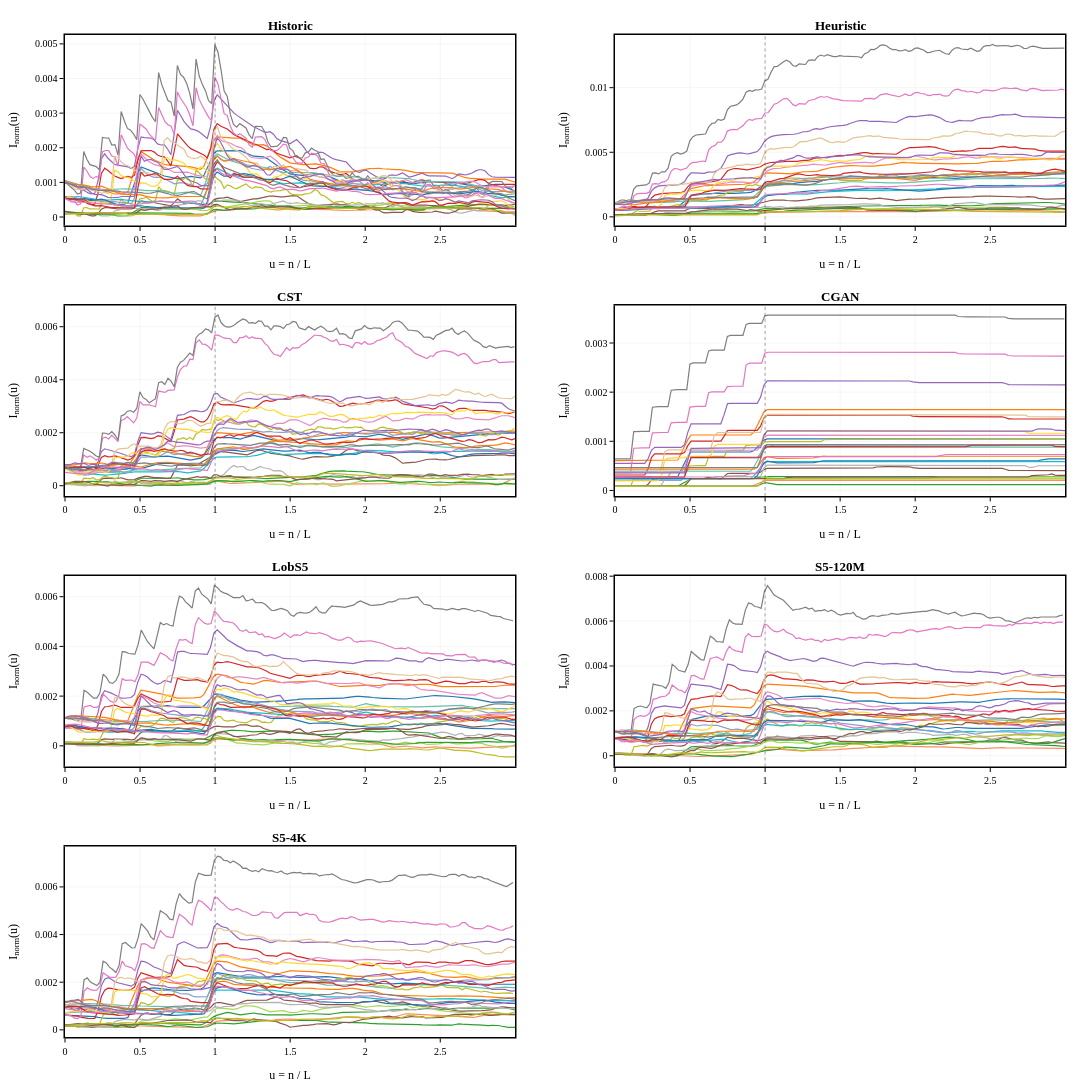

Notebook cell for this chart:
### Code cell
# -- Figure: Master Curves per model (panel grid) --

_u_all = []
for label, r in R.items():
    for f, c in r['curves'].items():
        _u_all.append(c['u_grid'][-1])
U_MASTER = min(3.0, np.percentile(_u_all, 10)) if _u_all else 3.0
print(f"  Master curves plot limit: u <= {U_MASTER:.2f}")

n_scn = len(R)
n_cols = 2
n_rows = math.ceil(n_scn / n_cols)
fig = make_subplots(
    rows=n_rows, cols=n_cols,
    subplot_titles=[f'<b>{l}</b>' for l in R.keys()],
    horizontal_spacing=0.10, vertical_spacing=0.08)

palette = px.colors.qualitative.D3 + px.colors.qualitative.Set2

for idx, (label, r) in enumerate(R.items()):
    row, col = idx // n_cols + 1, idx % n_cols + 1
    sorted_f = sorted(r['curves'].keys(),
        key=lambda f: (parse_folder_params_v2(f)[2], parse_folder_params_v2(f)[0]))
    for fi, folder in enumerate(sorted_f):
        c = r['curves'][folder]
        u, m = c['u_grid'], c['combined_mean']
        mask = u <= U_MASTER
        fig.add_trace(go.Scatter(
            x=u[mask], y=m[mask], mode='lines',
            line=dict(color=palette[fi % len(palette)], width=1.2),
            showlegend=False), row=row, col=col)
    fig.add_vline(x=1.0, line_dash='dot', line_color='rgba(0,0,0,0.35)',
                  line_width=1, row=row, col=col)

fig.update_layout(
    width=FULL_W, height=int(FULL_W * 0.36 * n_rows),
    template='plotly_white',
    font=dict(family='Times New Roman, DejaVu Serif, serif', size=12, color='black'),
    title=None,
    margin=dict(l=55, r=15, t=35, b=50),
)
fig.update_xaxes(**_AX, title_text='u = n / L', title_font_size=12, tickfont_size=10)
fig.update_yaxes(**_AX, title_text='I<sub>norm</sub>(u)', title_font_size=12, tickfont_size=10)
fig.update_annotations(font_size=13)
save_fig(fig, 'master_curves_7m.png')
fig.show()
